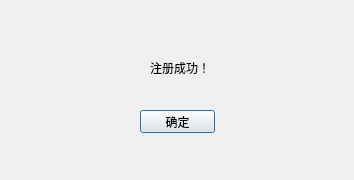
<?xml version="1.0" encoding="UTF-8"?>
<ui version="4.0">
 <class>enroll_success</class>
 <widget class="QDialog" name="enroll_success">
  <property name="geometry">
   <rect>
    <x>0</x>
    <y>0</y>
    <width>354</width>
    <height>180</height>
   </rect>
  </property>
  <property name="windowTitle">
   <string>Dialog</string>
  </property>
  <widget class="QLabel" name="label">
   <property name="geometry">
    <rect>
     <x>150</x>
     <y>60</y>
     <width>71</width>
     <height>16</height>
    </rect>
   </property>
   <property name="text">
    <string>注册成功！</string>
   </property>
  </widget>
  <widget class="QPushButton" name="pushButton">
   <property name="geometry">
    <rect>
     <x>140</x>
     <y>110</y>
     <width>75</width>
     <height>23</height>
    </rect>
   </property>
   <property name="text">
    <string>确定</string>
   </property>
  </widget>
 </widget>
 <resources/>
 <connections/>
</ui>
